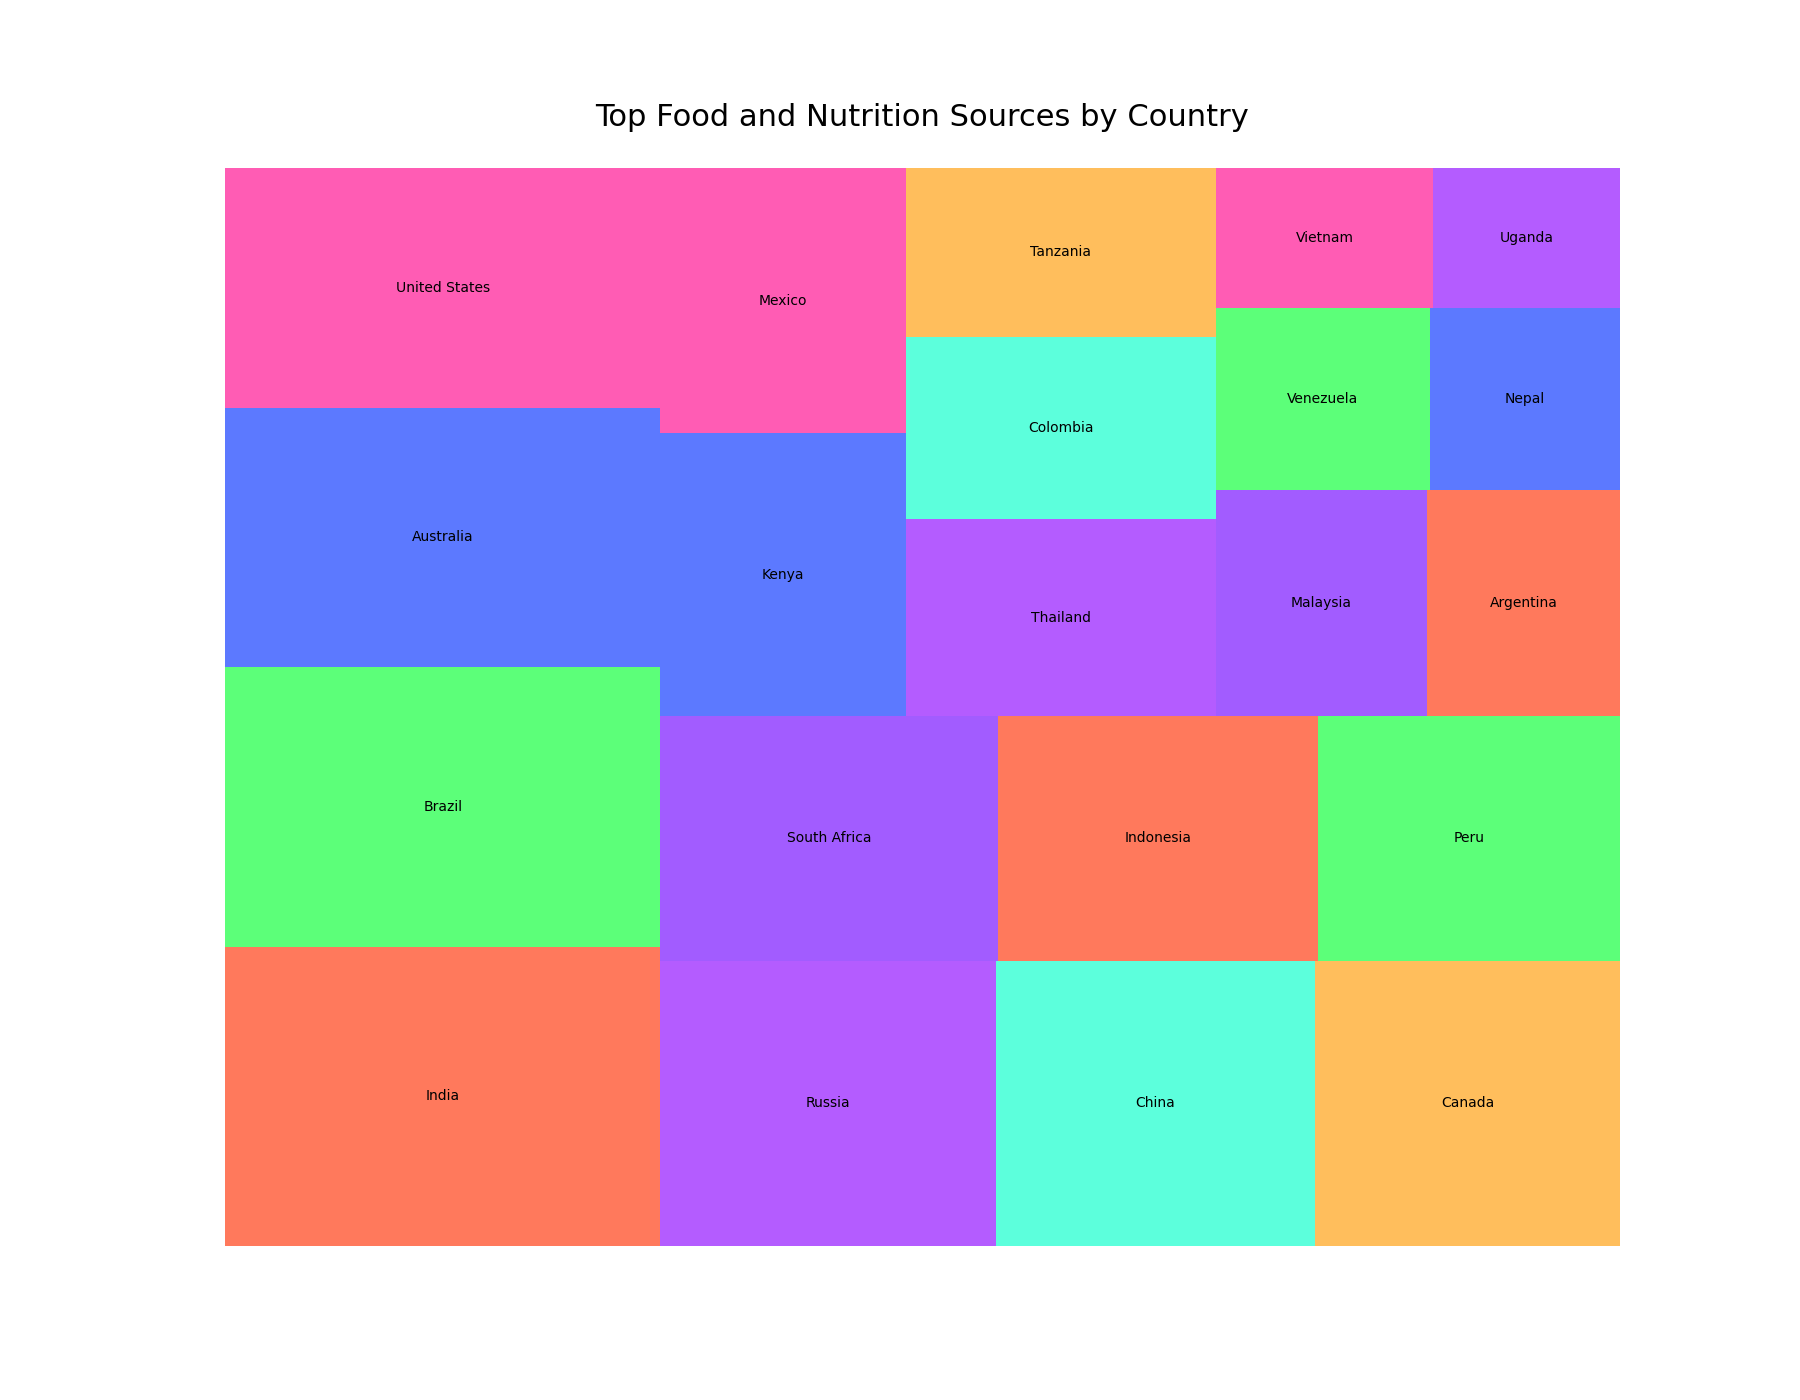

Source code (Python):

import matplotlib.pyplot as plt
import squarify

# Data points
countries = ['India', 'Brazil', 'Australia', 'United States', 'Russia', 'China', 'Canada', 'South Africa', 'Indonesia', 
             'Peru', 'Kenya', 'Mexico', 'Thailand', 'Colombia', 'Tanzania', 'Malaysia', 'Argentina', 'Venezuela', 
             'Nepal', 'Vietnam', 'Uganda']
food_source_amount = [150, 140, 130, 120, 110, 105, 100, 95, 90, 85, 80, 75, 70, 65, 60, 55, 50, 45, 40, 35, 30]
colors = ['#ff5733', '#33ff57', '#3357ff', '#ff33a1', '#a133ff', '#33ffd4', '#ffae33', '#8b33ff', '#ff5733', 
          '#33ff57', '#3357ff', '#ff33a1', '#a133ff', '#33ffd4', '#ffae33', '#8b33ff', '#ff5733', '#33ff57', 
          '#3357ff', '#ff33a1', '#a133ff']

# Plot Dimensions
plt.figure(figsize=(18, 14))

# Create a treemap
squarify.plot(sizes=food_source_amount, label=countries, color=colors, alpha=0.8)

# Title
plt.title('Top Food and Nutrition Sources by Country', fontsize=22, pad=30)

# Remove axes
plt.axis('off')

# Show plot
plt.show()
